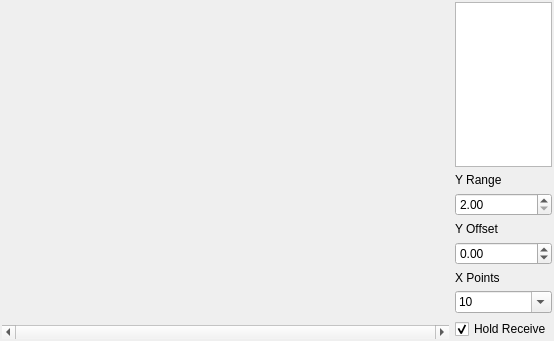
<?xml version="1.0" encoding="UTF-8"?>
<ui version="4.0">
 <class>OscilloscopeView</class>
 <widget class="QWidget" name="OscilloscopeView">
  <property name="geometry">
   <rect>
    <x>0</x>
    <y>0</y>
    <width>554</width>
    <height>341</height>
   </rect>
  </property>
  <layout class="QHBoxLayout" name="horizontalLayout">
   <property name="leftMargin">
    <number>2</number>
   </property>
   <property name="topMargin">
    <number>2</number>
   </property>
   <property name="rightMargin">
    <number>2</number>
   </property>
   <property name="bottomMargin">
    <number>2</number>
   </property>
   <item>
    <widget class="QWidget" name="widget" native="true">
     <property name="sizePolicy">
      <sizepolicy hsizetype="Expanding" vsizetype="Preferred">
       <horstretch>1</horstretch>
       <verstretch>0</verstretch>
      </sizepolicy>
     </property>
     <layout class="QVBoxLayout" name="verticalLayout">
      <property name="spacing">
       <number>2</number>
      </property>
      <property name="leftMargin">
       <number>0</number>
      </property>
      <property name="topMargin">
       <number>0</number>
      </property>
      <property name="rightMargin">
       <number>0</number>
      </property>
      <property name="bottomMargin">
       <number>0</number>
      </property>
      <item>
       <widget class="PlotView" name="plotView" native="true"/>
      </item>
      <item>
       <widget class="QScrollBar" name="horizontalScrollBar">
        <property name="maximum">
         <number>0</number>
        </property>
        <property name="orientation">
         <enum>Qt::Horizontal</enum>
        </property>
       </widget>
      </item>
     </layout>
    </widget>
   </item>
   <item>
    <layout class="QVBoxLayout" name="verticalLayout_2">
     <item>
      <widget class="QListWidget" name="channelList">
       <property name="sizePolicy">
        <sizepolicy hsizetype="Preferred" vsizetype="Expanding">
         <horstretch>0</horstretch>
         <verstretch>0</verstretch>
        </sizepolicy>
       </property>
       <property name="styleSheet">
        <string notr="true">QListWidget { width: 4.8em }</string>
       </property>
      </widget>
     </item>
     <item>
      <widget class="QLabel" name="label">
       <property name="sizePolicy">
        <sizepolicy hsizetype="Fixed" vsizetype="Preferred">
         <horstretch>0</horstretch>
         <verstretch>0</verstretch>
        </sizepolicy>
       </property>
       <property name="text">
        <string>Y Range</string>
       </property>
      </widget>
     </item>
     <item>
      <widget class="QDoubleSpinBox" name="yRangeBox">
       <property name="sizePolicy">
        <sizepolicy hsizetype="Preferred" vsizetype="Fixed">
         <horstretch>0</horstretch>
         <verstretch>0</verstretch>
        </sizepolicy>
       </property>
       <property name="minimum">
        <double>2.000000000000000</double>
       </property>
       <property name="maximum">
        <double>100000.000000000000000</double>
       </property>
      </widget>
     </item>
     <item>
      <widget class="QLabel" name="label_2">
       <property name="sizePolicy">
        <sizepolicy hsizetype="Fixed" vsizetype="Preferred">
         <horstretch>0</horstretch>
         <verstretch>0</verstretch>
        </sizepolicy>
       </property>
       <property name="text">
        <string>Y Offset</string>
       </property>
      </widget>
     </item>
     <item>
      <widget class="QDoubleSpinBox" name="yOffsetBox">
       <property name="sizePolicy">
        <sizepolicy hsizetype="Preferred" vsizetype="Fixed">
         <horstretch>0</horstretch>
         <verstretch>0</verstretch>
        </sizepolicy>
       </property>
       <property name="minimum">
        <double>-100000.000000000000000</double>
       </property>
       <property name="maximum">
        <double>100000.000000000000000</double>
       </property>
      </widget>
     </item>
     <item>
      <widget class="QLabel" name="label_3">
       <property name="sizePolicy">
        <sizepolicy hsizetype="Fixed" vsizetype="Preferred">
         <horstretch>0</horstretch>
         <verstretch>0</verstretch>
        </sizepolicy>
       </property>
       <property name="text">
        <string>X Points</string>
       </property>
      </widget>
     </item>
     <item>
      <widget class="QComboBox" name="xRangeBox">
       <property name="sizePolicy">
        <sizepolicy hsizetype="Preferred" vsizetype="Fixed">
         <horstretch>0</horstretch>
         <verstretch>0</verstretch>
        </sizepolicy>
       </property>
       <property name="editable">
        <bool>true</bool>
       </property>
       <property name="maxVisibleItems">
        <number>20</number>
       </property>
       <item>
        <property name="text">
         <string notr="true">10</string>
        </property>
       </item>
       <item>
        <property name="text">
         <string notr="true">20</string>
        </property>
       </item>
       <item>
        <property name="text">
         <string notr="true">25</string>
        </property>
       </item>
       <item>
        <property name="text">
         <string notr="true">50</string>
        </property>
       </item>
       <item>
        <property name="text">
         <string notr="true">100</string>
        </property>
       </item>
       <item>
        <property name="text">
         <string notr="true">200</string>
        </property>
       </item>
       <item>
        <property name="text">
         <string notr="true">250</string>
        </property>
       </item>
       <item>
        <property name="text">
         <string notr="true">500</string>
        </property>
       </item>
       <item>
        <property name="text">
         <string notr="true">1000</string>
        </property>
       </item>
       <item>
        <property name="text">
         <string notr="true">2000</string>
        </property>
       </item>
       <item>
        <property name="text">
         <string notr="true">2500</string>
        </property>
       </item>
       <item>
        <property name="text">
         <string notr="true">5000</string>
        </property>
       </item>
       <item>
        <property name="text">
         <string notr="true">10000</string>
        </property>
       </item>
      </widget>
     </item>
     <item>
      <widget class="QCheckBox" name="holdReceiveBox">
       <property name="sizePolicy">
        <sizepolicy hsizetype="Fixed" vsizetype="Fixed">
         <horstretch>0</horstretch>
         <verstretch>0</verstretch>
        </sizepolicy>
       </property>
       <property name="text">
        <string>Hold Receive</string>
       </property>
       <property name="checked">
        <bool>true</bool>
       </property>
      </widget>
     </item>
    </layout>
   </item>
  </layout>
 </widget>
 <customwidgets>
  <customwidget>
   <class>PlotView</class>
   <extends>QWidget</extends>
   <header>src/views/oscilloscope/plotview.h</header>
   <container>1</container>
  </customwidget>
 </customwidgets>
 <resources/>
 <connections/>
</ui>
